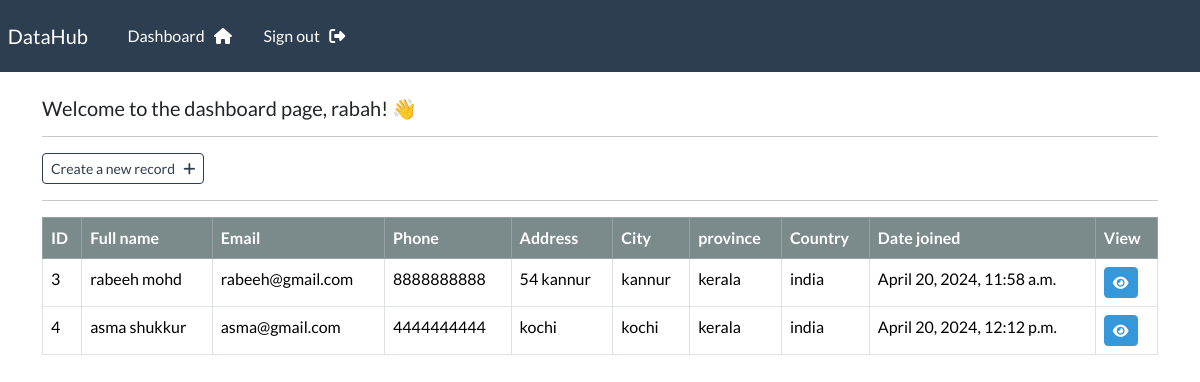
The page /dashboard (signed in) on the database its author committed.
### webapp/models.py (models this page shows, shortened)
class Record(models.Model):
    creation_date = models.DateTimeField(auto_now_add=True)
    first_name = models.CharField(max_length=100)
    last_name = models.CharField(max_length=100)
    email = models.CharField(max_length=255)
    phone = models.CharField(max_length=20)
    address = models.CharField(max_length=300)
    city = models.CharField(max_length=255)
    province = models.CharField(max_length=200)
    country = models.CharField(max_length=125)

### webapp/views.py (the view)
# urls.py: path('dashboard',views.dashboard, name="dashboard"),
@login_required(login_url='my-login')
def dashboard(request):
    username = request.session.get('username')
    cookie_username = request.COOKIES.get('username')
    my_records = Record.objects.all()  # Retrieve all records from the database
    context = {'records': my_records, 'username': username, 'cookie_username': cookie_username}  # Pass data to the template context
    return render(request, 'webapp/dashboard.html', context=context)  # Render the dashboard template

### webapp/templates/webapp/dashboard.html
{% extends 'webapp/base.html' %}
{% block content %}
    <h5>Welcome to the dashboard page, {{user}}! 👋</h5>
    <hr>
    <a class="btn btn-outline-primary btn-sm" href="{% url 'create-record' %}">
        Create a new record &nbsp; <i class="fa-solid fa-plus"></i>
    </a>
    <hr>
    <table class="table  table-hover table-bordered">
        <thead class="table-dark">
            <tr>
                <th scope="col">ID</th>
                <th scope="col">Full name</th>
                <th scope="col">Email</th>
                <th scope="col">Phone</th>
                <th scope="col">Address</th>
                <th scope="col">City</th>
                <th scope="col">province</th>
                <th scope="col">Country</th>
                <th scope="col">Date joined</th>
                <th scope="col">View</th>
            </tr>
        </thead>
        <tbody>
        {% if records %}
            {% for record in records %}
            <tr>
                <td>{{record.id}}</td>
                <td>{{record.first_name}} {{record.last_name}}</td>
                <td>{{record.email}}</td>
                <td>{{record.phone}}</td>
                <td>{{record.address}}</td>
                <td>{{record.city}}</td>
                <td>{{record.province}}</td>
                <td>{{record.country}}</td>
                <td>{{record.creation_date}}</td>
                <td><a class="btn btn-info btn-sm" href="{% url 'record' record.id %}"><i class="fa-solid fa-eye"></i></a></td>
            </tr>
            {% endfor %}
            {% endif %}
        </tbody>
    </table>
{% endblock %}

### webapp/templates/webapp/base.html (shortened to what this page needs)
{% load static %}
<!DOCTYPE html>
<html>
<head>
    <link rel="stylesheet" type="text/css" href="https://bootswatch.com/5/flatly/bootstrap.min.css">
    <link rel="stylesheet" type="text/css" href="{% static 'css/style.css' %}">
</head>
    <body>
         {% include 'webapp/navbar.html' %}
         <div class="container">
            <br>
            {% block content %}
            {% endblock %}
         </div>
    </body>
</html>

### webapp/templates/webapp/navbar.html (shortened to what this page needs)
<nav class="navbar navbar-expand-lg navbar-dark bg-primary justify-content-center">
  <a class="navbar-brand main-heading" href="{% url '' %}">
    &nbsp; DataHub
  </a>
    <div class="collapse navbar-collapse text-center" id="navbarNavDropdown">
      <ul class="navbar-nav mr-auto">
        {% if user.is_authenticated %}
          <li class="nav-item">
            <a class="nav-link" href="{% url 'dashboard' %}">Dashboard &nbsp; <i class="fa fa-home" aria-hidden="true"></i> </a>
          </li>
          <li class="nav-item">
            <a class="nav-link" href="{% url 'user-logout' %}">Sign out &nbsp; <i class="fa fa-sign-out" aria-hidden="true"></i> </a>
          </li>
      </ul>
      {% endif %}
    </div>
</nav>

### rows shown on the page
Record: id "3", first_name "rabeeh", last_name "mohd", email "rabeeh@gmail.com", phone "8888888888", address "54 kannur", city "kannur", province "kerala", country "india", creation_date "April 20, 2024, 11:58 a.m."
Record: id "4", first_name "asma", last_name "shukkur", email "asma@gmail.com", phone "4444444444", address "kochi", city "kochi", province "kerala", country "india", creation_date "April 20, 2024, 12:12 p.m."

### other values the page prints
{{ user }} "rabah"
